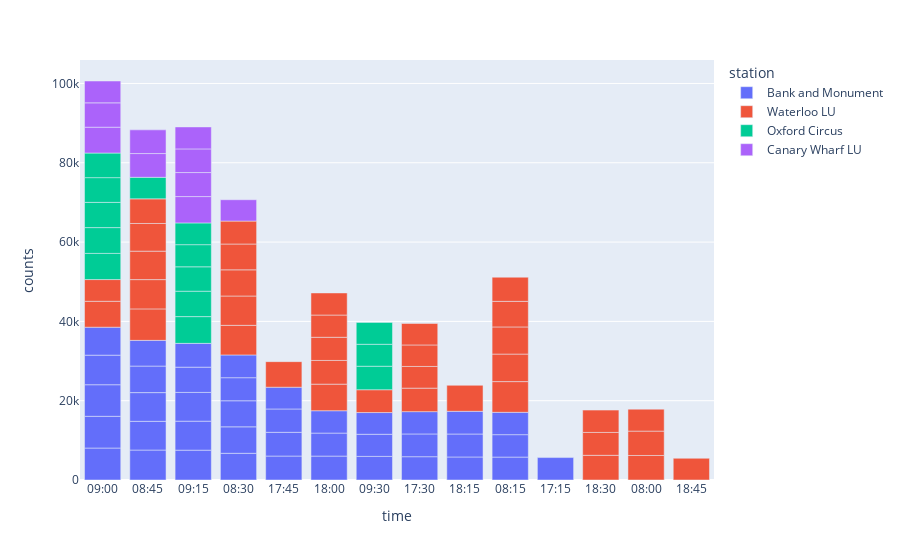

The cell this chart's notebook holds for it:
### Code cell
import plotly.graph_objects as go

df = df_top.head(100)
fig = px.bar(df, x='time', y = 'counts', color='station')

fig.show()

### Figure 1 — Plotly figure (JSON) as saved in the notebook; plotly's stock layout.template omitted (floating-point values rounded to 4 significant figures)
{"data": [{"alignmentgroup": "True", "hovertemplate": "station=Bank and Monument<br>time=%{x}<br>counts=%{y}<extra></extra>", "legendgroup": "Bank and Monument", "marker": {"color": "#636efa", "pattern": {"shape": ""}}, "name": "Bank and Monument", "offsetgroup": "Bank and Monument", "orientation": "v", "showlegend": true, "textposition": "auto", "type": "bar", "x": ["09:00", "09:00", "09:00", "08:45", "09:15", "09:00", "09:15", "09:15", "08:45", "08:45", "09:00", "08:30", "08:45", "08:30", "08:30", "08:45", "09:15", "17:45", "18:00", "09:15", "17:45", "09:30", "17:45", "17:30", "08:30", "18:15", "18:00", "18:15", "08:15", "08:30", "17:30", "18:15", "17:15", "08:15", "18:00", "08:15", "17:30", "09:30", "17:45", "09:30"], "xaxis": "x", "y": [8060, 8004, 7965, 7550, 7524, 7451, 7315, 7252, 7248, 7239, 7054, 6735, 6693, 6674, 6571, 6482, 6365, 6039, 6029, 6001, 5989, 5957, 5882, 5875, 5819, 5808, 5802, 5792, 5777, 5739, 5738, 5723, 5656, 5654, 5639, 5636, 5627, 5575, 5489, 5479], "yaxis": "y"}, {"alignmentgroup": "True", "hovertemplate": "station=Waterloo LU<br>time=%{x}<br>counts=%{y}<extra></extra>", "legendgroup": "Waterloo LU", "marker": {"color": "#EF553B", "pattern": {"shape": ""}}, "name": "Waterloo LU", "offsetgroup": "Waterloo LU", "orientation": "v", "showlegend": true, "textposition": "auto", "type": "bar", "x": ["08:45", "08:15", "08:30", "08:30", "08:45", "08:45", "08:45", "08:15", "08:15", "18:00", "08:30", "18:15", "09:00", "08:30", "08:15", "17:45", "18:30", "08:45", "08:00", "08:00", "08:15", "18:00", "17:30", "18:00", "08:30", "18:30", "09:30", "18:30", "18:00", "18:00", "08:00", "18:45", "09:00", "17:30", "17:30", "17:30"], "xaxis": "x", "y": [7939, 7748, 7468, 7392, 7384, 7176, 6982, 6937, 6850, 6701, 6600, 6555, 6539, 6511, 6451, 6448, 6223, 6208, 6186, 6143, 6089, 5980, 5927, 5841, 5787, 5773, 5754, 5632, 5608, 5570, 5532, 5479, 5471, 5470, 5420, 5416], "yaxis": "y"}, {"alignmentgroup": "True", "hovertemplate": "station=Oxford Circus<br>time=%{x}<br>counts=%{y}<extra></extra>", "legendgroup": "Oxford Circus", "marker": {"color": "#00cc96", "pattern": {"shape": ""}}, "name": "Oxford Circus", "offsetgroup": "Oxford Circus", "orientation": "v", "showlegend": true, "textposition": "auto", "type": "bar", "x": ["09:15", "09:00", "09:00", "09:15", "09:00", "09:00", "09:00", "09:15", "09:30", "09:15", "09:30", "09:30", "09:15", "08:45"], "xaxis": "x", "y": [6748, 6602, 6504, 6409, 6364, 6239, 6196, 6148, 5925, 5584, 5536, 5517, 5488, 5429], "yaxis": "y"}, {"alignmentgroup": "True", "hovertemplate": "station=Canary Wharf LU<br>time=%{x}<br>counts=%{y}<extra></extra>", "legendgroup": "Canary Wharf LU", "marker": {"color": "#ab63fa", "pattern": {"shape": ""}}, "name": "Canary Wharf LU", "offsetgroup": "Canary Wharf LU", "orientation": "v", "showlegend": true, "textposition": "auto", "type": "bar", "x": ["09:15", "09:00", "09:00", "09:15", "08:45", "08:45", "09:15", "09:15", "09:00", "08:30"], "xaxis": "x", "y": [6643, 6521, 6141, 6053, 5995, 5976, 5966, 5542, 5510, 5386], "yaxis": "y"}], "layout": {"barmode": "relative", "legend": {"title": {"text": "station"}, "tracegroupgap": 0}, "margin": {"t": 60}, "xaxis": {"anchor": "y", "domain": [0, 1], "title": {"text": "time"}}, "yaxis": {"anchor": "x", "domain": [0, 1], "title": {"text": "counts"}}}}
